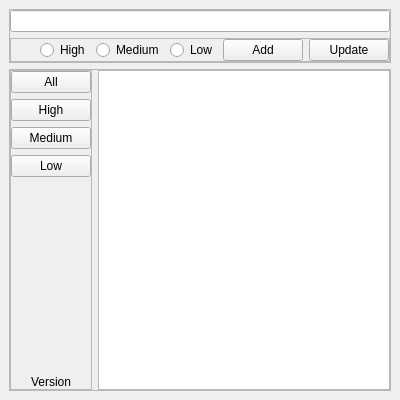
<?xml version="1.0" encoding="UTF-8"?>
<ui version="4.0">
 <class>MainWindow</class>
 <widget class="QMainWindow" name="MainWindow">
  <property name="geometry">
   <rect>
    <x>0</x>
    <y>0</y>
    <width>400</width>
    <height>400</height>
   </rect>
  </property>
  <property name="windowTitle">
   <string>MainWindow</string>
  </property>
  <property name="styleSheet">
   <string notr="true">font: 9pt &quot;Arial&quot;;</string>
  </property>
  <widget class="QWidget" name="centralwidget">
   <layout class="QVBoxLayout" name="verticalLayout_4">
    <item>
     <widget class="QFrame" name="frameHeader">
      <property name="frameShape">
       <enum>QFrame::StyledPanel</enum>
      </property>
      <property name="frameShadow">
       <enum>QFrame::Raised</enum>
      </property>
      <layout class="QVBoxLayout" name="verticalLayout">
       <property name="leftMargin">
        <number>0</number>
       </property>
       <property name="topMargin">
        <number>0</number>
       </property>
       <property name="rightMargin">
        <number>0</number>
       </property>
       <property name="bottomMargin">
        <number>0</number>
       </property>
       <item>
        <widget class="QLineEdit" name="LEInput"/>
       </item>
       <item>
        <widget class="QFrame" name="frameHeaderBody">
         <property name="frameShape">
          <enum>QFrame::StyledPanel</enum>
         </property>
         <property name="frameShadow">
          <enum>QFrame::Raised</enum>
         </property>
         <layout class="QHBoxLayout" name="horizontalLayout">
          <property name="leftMargin">
           <number>0</number>
          </property>
          <property name="topMargin">
           <number>0</number>
          </property>
          <property name="rightMargin">
           <number>0</number>
          </property>
          <property name="bottomMargin">
           <number>0</number>
          </property>
          <item>
           <spacer name="horizontalSpacer">
            <property name="orientation">
             <enum>Qt::Horizontal</enum>
            </property>
            <property name="sizeHint" stdset="0">
             <size>
              <width>40</width>
              <height>20</height>
             </size>
            </property>
           </spacer>
          </item>
          <item>
           <widget class="QRadioButton" name="RBHigh">
            <property name="text">
             <string>High</string>
            </property>
           </widget>
          </item>
          <item>
           <widget class="QRadioButton" name="RBMedium">
            <property name="text">
             <string>Medium</string>
            </property>
           </widget>
          </item>
          <item>
           <widget class="QRadioButton" name="RBLow">
            <property name="text">
             <string>Low</string>
            </property>
           </widget>
          </item>
          <item>
           <widget class="QPushButton" name="PBAdd">
            <property name="text">
             <string>Add</string>
            </property>
           </widget>
          </item>
          <item>
           <widget class="QPushButton" name="PBUpdate">
            <property name="text">
             <string>Update</string>
            </property>
           </widget>
          </item>
         </layout>
        </widget>
       </item>
      </layout>
     </widget>
    </item>
    <item>
     <widget class="QFrame" name="frameBody">
      <property name="frameShape">
       <enum>QFrame::StyledPanel</enum>
      </property>
      <property name="frameShadow">
       <enum>QFrame::Raised</enum>
      </property>
      <layout class="QHBoxLayout" name="horizontalLayout_2">
       <property name="leftMargin">
        <number>0</number>
       </property>
       <property name="topMargin">
        <number>0</number>
       </property>
       <property name="rightMargin">
        <number>0</number>
       </property>
       <property name="bottomMargin">
        <number>0</number>
       </property>
       <item>
        <widget class="QFrame" name="frameBodyLeft">
         <property name="frameShape">
          <enum>QFrame::StyledPanel</enum>
         </property>
         <property name="frameShadow">
          <enum>QFrame::Raised</enum>
         </property>
         <layout class="QVBoxLayout" name="verticalLayout_2">
          <property name="leftMargin">
           <number>0</number>
          </property>
          <property name="topMargin">
           <number>0</number>
          </property>
          <property name="rightMargin">
           <number>0</number>
          </property>
          <property name="bottomMargin">
           <number>0</number>
          </property>
          <item>
           <widget class="QPushButton" name="PBAll">
            <property name="text">
             <string>All</string>
            </property>
           </widget>
          </item>
          <item>
           <widget class="QPushButton" name="PBHigh">
            <property name="text">
             <string>High</string>
            </property>
           </widget>
          </item>
          <item>
           <widget class="QPushButton" name="PBMedium">
            <property name="text">
             <string>Medium</string>
            </property>
           </widget>
          </item>
          <item>
           <widget class="QPushButton" name="PBLow">
            <property name="text">
             <string>Low</string>
            </property>
           </widget>
          </item>
          <item>
           <spacer name="verticalSpacer">
            <property name="orientation">
             <enum>Qt::Vertical</enum>
            </property>
            <property name="sizeHint" stdset="0">
             <size>
              <width>20</width>
              <height>183</height>
             </size>
            </property>
           </spacer>
          </item>
          <item>
           <widget class="QLabel" name="LBVersion">
            <property name="text">
             <string>Version</string>
            </property>
            <property name="alignment">
             <set>Qt::AlignCenter</set>
            </property>
           </widget>
          </item>
         </layout>
        </widget>
       </item>
       <item>
        <widget class="QTableWidget" name="TWContent"/>
       </item>
      </layout>
     </widget>
    </item>
   </layout>
  </widget>
 </widget>
 <resources/>
 <connections/>
</ui>
